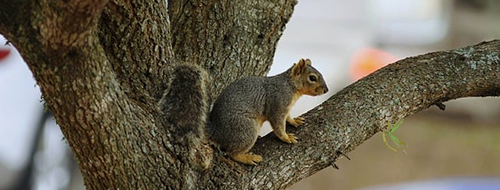
#> input picture data/medium/0.png, 500 x 190 px, given as the content of the folder data/big, which was not available
$ python process_images.py
#> lines starting #> are read from the running program, lines starting #| are printed output that depends on the picture; pictures that were not available may be replaced by others from this repository, and a replacement may not be noted
import shutil
from pathlib import Path

import cv2
import numpy as np
from sklearn.cluster import DBSCAN

SIZE = (500, 190)
THUMBNAIL_SIZE = (50, 19)


def extract_features(image):
    blurred = cv2.GaussianBlur(image, (5, 5), 0)
    # gray = cv2.cvtColor(blurred, cv2.COLOR_BGR2GRAY)
    thumbnail = cv2.resize(blurred, THUMBNAIL_SIZE, interpolation=cv2.INTER_AREA)
    # hist = cv2.calcHist([gray], [0], None, [256], [0, 256])
    # normalized_hist = cv2.normalize(hist, hist).flatten()
    # mean_color = cv2.mean(blurred)[:3]  # 获取 BGR 三个通道的均值
    return thumbnail.flatten()


# 创建输出目录
output_dir = Path("data/clusters")
output_dir.mkdir(parents=True, exist_ok=True)

features = []
imgs: dict[str, np.ndarray] = {}

# 处理图片
for img_path in Path("data/big").glob("*.png"):
    img = cv2.imread(str(img_path))
#> img is the input picture: shape (190, 500, 3); mean B, G, R 84.4, 100.9, 107.6
    resized = cv2.resize(img, SIZE)
    imgs[img_path.name] = resized

    feat = extract_features(resized)
#> in extract_features, `blurred = cv2.GaussianBlur(image, (5, 5), 0)`:
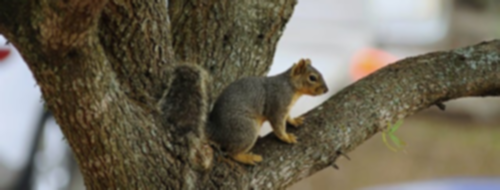
#> blurred: shape (190, 500, 3); mean B, G, R 84.4, 100.9, 107.6
#> feat = 2850 values, max 239 at index 117, min 12 at index 330, mean 97.62
    features.append((img_path, feat))

X = np.array([feat for _, feat in features])

clt = DBSCAN(eps=0.8, min_samples=1, metric="hamming")
labels = clt.fit_predict(X)
#> labels = [0]

# 分组输出
groups = {}
for label, (fname, feat) in zip(labels, features):
    groups.setdefault(label, []).append(fname)
#> this loop made 1 pass
#> after the loop, groups = 1 item

shutil.rmtree(output_dir)

for label, img_paths in groups.items():
#> (the run stopped early here; a loop or call above may not have finished)

$ run again, on data/medium/13.png
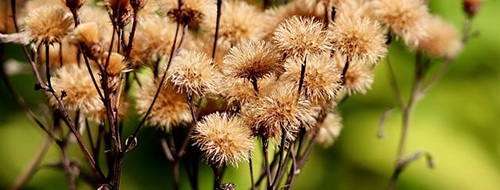
#> input picture data/medium/13.png, 500 x 190 px, given as the content of the folder data/big, which was not available
#> img is the input picture: shape (190, 500, 3); mean B, G, R 56.7, 117.4, 138.9
#> in extract_features, `blurred = cv2.GaussianBlur(image, (5, 5), 0)`:
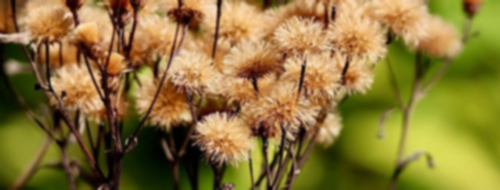
#> blurred: shape (190, 500, 3); mean B, G, R 56.8, 117.4, 138.9
#> feat = 2850 values, max 245 at index 224, min 0 at index 2292, mean 104.3
#> labels = [0]
#> the loop `for label, (fname, feat) in zip(labels, features):` made 1 pass
#> after the loop `for label, (fname, feat) in zip(labels, features):`: groups = 1 item
